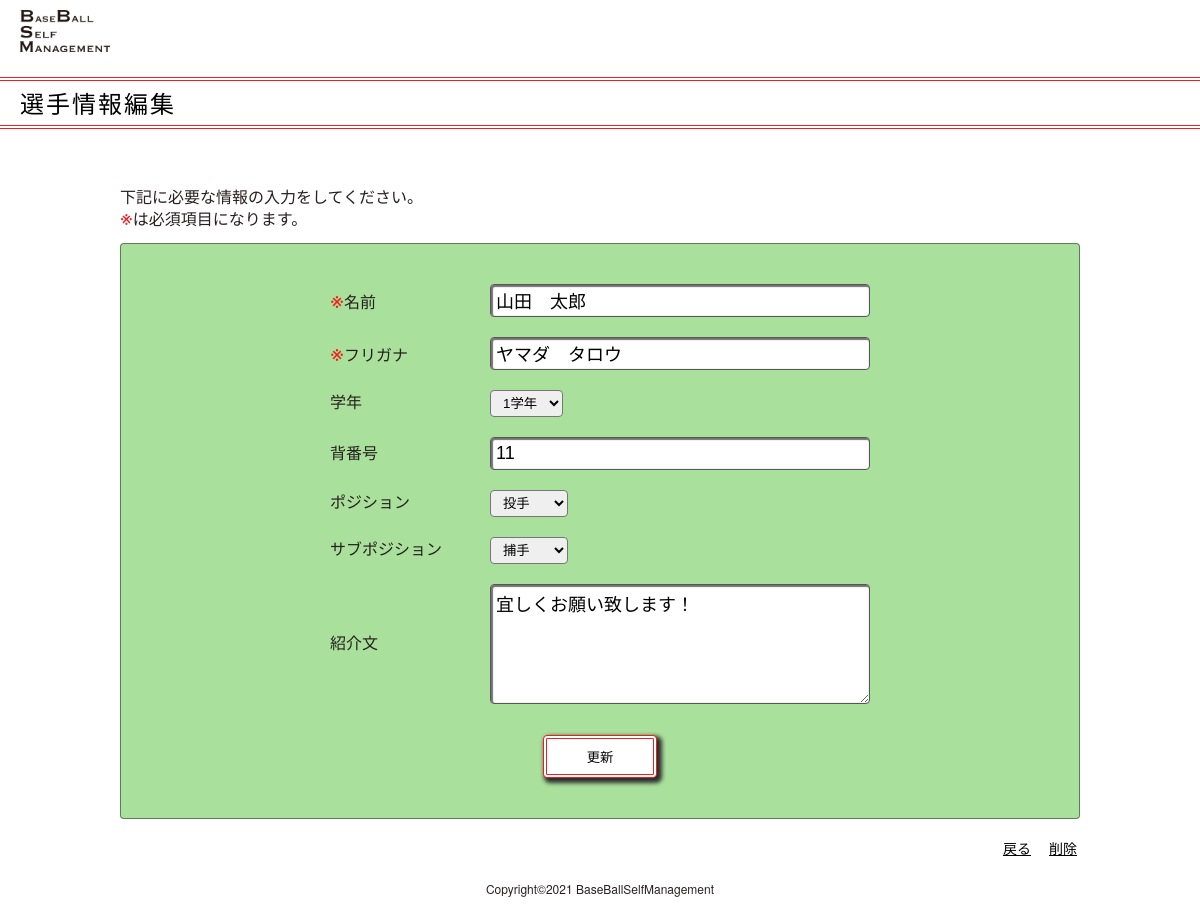
The app's page /pages/player/player_profile_edit.php?profile_edit=83 with its own data.
### tables this page shows
CREATE TABLE `player` (
  `id` int(32) NOT NULL,
  `user_id` int(11) DEFAULT NULL,
  `file_name` varchar(255) DEFAULT NULL,
  `file_path` varchar(255) DEFAULT NULL,
  `players_name` varchar(255) NOT NULL,
  `players_furigana` varchar(255) NOT NULL,
  `players_number` varchar(255) DEFAULT NULL,
  `school_year` varchar(255) NOT NULL,
  `position` varchar(255) DEFAULT NULL,
  `position_sub` varchar(255) DEFAULT NULL,
  `introduce` varchar(255) DEFAULT NULL,
  `insert_time` datetime NOT NULL DEFAULT CURRENT_TIMESTAMP,
  `update_time` datetime NOT NULL DEFAULT CURRENT_TIMESTAMP ON UPDATE CURRENT_TIMESTAMP
);

### model/DB.php (called while the page is built, shortened)
<?php
function connect() {
  $host = DB_HOST;
  $db   = DB_NAME;
  $user = DB_USER;
  $pass = DB_PASS;
  $dsn = "mysql:host=$host;dbname=$db;charaset=utf8";
  try {
    $pdo = new PDO($dsn, $user, $pass, [
      PDO::ATTR_ERRMODE => PDO::ERRMODE_EXCEPTION,
      PDO::ATTR_DEFAULT_FETCH_MODE => PDO::FETCH_ASSOC
    ]);
    return $pdo;
  } catch(PDOException $e) {
    echo "接続失敗です";
    exit ($e->getMessage());
  }
}

### model/Player.php (called while the page is built, shortened)
<?php
require_once('DB.php');
class Player
{
  public static function getPlayerProfile($id)
  {
    $sql = "SELECT * FROM player
    WHERE id = ?";
    $arr = [];
    $arr[] = $id;
    try {
      $stmt = connect()->prepare($sql);
      $stmt->execute($arr);
      $result_profile = $stmt->fetch();
      return $result_profile;
    } catch (\Exeception $e) {
      return false;
    }
  }
}

### model/function.php (called while the page is built, shortened)
<?php
 function h($str) {
   return htmlspecialchars($str, ENT_QUOTES, 'UTF-8');
 }
?>

### pages/player/player_profile_edit.php (the view, shortened to what this page needs)
<?php
require_once('../../model/Player.php');
require_once('../../model/function.php');
$result_profile = Player::getPlayerProfile($_GET['profile_edit']);
$edit_id = $_GET['profile_edit'];
?>
<!DOCTYPE html>
<html lang="ja">
<head>
  <link rel="stylesheet" href="../../assets/css/common/header.css" />
  <link rel="stylesheet" href="../../assets/css/common/footer.css" />
  <link rel="stylesheet" href="../../assets/css/common/title.css" />
  <link rel="stylesheet" href="../../assets/css/reset.css" />
  <link rel="stylesheet" href="../../assets/css/player/player_profile_edit.css" />
</head>
<body>
  <div class="wrapper">
    <?php $linkPath = "../main/main.php";
    require("../common/header.php"); ?>
    <div class="profileEdit">
      <?php $title = "選手情報編集";
      require("../common/title.php"); ?>
      <article class="profileEdit_container">
        <p class="profileEdit_carefull">
          下記に必要な情報の入力をしてください。<br />
          <span>※</span>は必須項目になります。
        </p>
        <form class="profileEdit_form" action="../player/player_profile_edit_complete.php" enctype="multipart/form-data" method="post">
          <table class="profileEdit_table">
            <tr class="profileEdit_tr">
              <th><span>※</span>名前</th>
              <td><input class="profileEdit_name profileEdit_input" type="text" name="players_name" placeholder="山田　太郎" value="<?php if (isset($result_profile['players_name'])) echo h($result_profile['players_name']); ?>" />
              </td>
            </tr>
            <tr class="profileEdit_tr">
              <th><span>※</span>フリガナ</th>
              <td><input class="profileEdit_furigana profileEdit_input" type="text" name="players_furigana" placeholder="ヤマダ　タロウ" value="<?php if (isset($result_profile['players_furigana'])) echo h($result_profile['players_furigana']); ?>" pattern="(?=.*?[\u30A1-\u30FC])[\u30A1-\u30FC\s]*" /></td>
            </tr>
            <tr class="profileEdit_tr">
              <th>学年</th>
              <td>
                <select class="profileEdit_schoolyear-select" name="school_year" id="">
                  <option value="<?php if (isset($result_profile['school_year'])) echo h($result_profile['school_year']); ?>">
                    <?php if (isset($result_profile['school_year'])) echo h($result_profile['school_year'] . "学年"); ?>
                  </option>
                </select>
              </td>
            </tr>
            <tr class="profileEdit_tr">
              <th>背番号</th>
              <td><input class="profileEdit_num profileEdit_input" type="text" name="players_number" placeholder="18 *半角数字のみ" value="<?php if (isset($result_profile['players_number'])) echo h($result_profile['players_number']); ?>" /></td>
            </tr>
            <tr class="profileEdit_tr">
              <th>ポジション</th>
              <td>
                <select class="profileEdit_position-select" name="position" id="">
                  <option value="<?php if (isset($result_profile['position'])) echo h($result_profile['position']); ?>">
                    <?php if (isset($result_profile['position'])) echo h($result_profile['position']); ?>
                  </option>
                </select>
              </td>
            </tr>
            <tr class="profileEdit_tr">
              <th>サブポジション</th>
              <td>
                <select class="profileEdit_position-select" name="position_sub" id="">
                  <option value="<?php if (isset($result_profile['position_sub'])) echo h($result_profile['position_sub']); ?>">
                    <?php if (isset($result_profile['position_sub'])) echo h($result_profile['position_sub']); ?>
                  </option>
                </select>
              </td>
            </tr>
            <tr class="profileEdit_tr">
              <th class="profileEdit_th_introduce">紹介文</th>
              <td>
                <textarea class="profileEdit_introduce" name="introduce" id="" cols="" rows=""><?php if (isset($result_profile['introduce'])) echo h($result_profile['introduce']); ?></textarea>
              </td>
            </tr>
          </table>
          <input class="profileEdit_submit" type="submit" value="更新" />
        </form>
        <div class="profileEdit_action">
          <a href="../player/player.php?id=<?= $edit_id; ?>" class="profileEdit_back">戻る</a>
          <a href="../player/player_delete.php?player_delete=<?= $edit_id ;?>" class="profileEdit_delete">削除</a>
        </div>
      </article>
    </div>
    <?php require("../common/footer.php"); ?>
  </div>
</body>
</html>

### assets/css/common/header.css (style rules this page uses)
.wrapper { min-height: 100vh; position: relative; padding-bottom: 33px; }

### assets/css/player/player_profile_edit.css (style rules this page uses)
.profileEdit { padding: 15px 0; }
.profileEdit_container { margin: 0 auto; width: 99%; }
.profileEdit_carefull { margin-bottom: 12px; }
.profileEdit_carefull > span { color: rgb(241, 28, 28); font-size: 1.4rem; }
.profileEdit_form { margin-bottom: 20px; padding: 30px 5px; background-color: rgba(40, 180, 9, 0.4); border-radius: 4px; border: 1px solid rgba(53, 53, 53, .6); }
.profileEdit_table { margin: 0 auto; }
.profileEdit_tr { display: block; margin-bottom: 15px; }
.profileEdit_tr:last-of-type { margin-bottom: 30px; }
.profileEdit_tr span { color: rgb(241, 28, 28); font-size: 1.4rem; }
.profileEdit_tr > th { font-size: 1.2rem; width: 70px; text-align: left; }
.profileEdit_input, .profileEdit_introduce { padding: 5px; border-radius: 4px; min-width: 200px; border: 1px solid rgb(88, 87, 87); box-shadow: 1px 1px 1px 1px rgb(117, 114, 114) inset; }
.profileEdit_schoolyear-select, .profileEdit_position-select { cursor: pointer; padding: 2px; border-radius: 4px; }
.profileEdit_th_introduce { vertical-align: middle; width: 100%; }
.profileEdit_introduce { min-height: 90px; }
.profileEdit_submit { display: block; margin: 0 auto; padding: 5px 30px; border-radius: 4px; background-color: rgb(255, 255, 255); border: 4px double rgb(241, 28, 28); box-shadow: 3px 3px 4px 2px rgb(44, 44, 44, 1); cursor: pointer; }
.profileEdit_action { display: flex; justify-content: flex-end; margin: 0 0 0 auto; }
.profileEdit_back, .profileEdit_delete { display: block; font-size: 1.4rem; padding: 2px 3px; text-align: center; text-decoration: underline; }
.profileEdit_back { margin-right: 12px; }
@media (min-width: 520px) { .profileEdit_container { margin: 0 auto; width: 95%; } }
@media (min-width: 520px) { .profileEdit_tr span { font-size: 2rem; } }
@media (min-width: 520px) { .profileEdit_tr > th { font-size: 1.4rem; font-family: sans-serif; width: 140px; } }
@media (min-width: 520px) { .profileEdit_input, .profileEdit_introduce { min-width: 250px; font-size: 1.4rem; } }
@media (min-width: 520px) { .profileEdit_introduce { min-height: 120px; } }
@media (min-width: 960px) { .profileEdit_container { margin: 0 auto; max-width: 960px; } }
@media (min-width: 960px) { .profileEdit_carefull { margin-bottom: 16px; font-size: 1.6rem; } }
@media (min-width: 960px) { .profileEdit_carefull > span { font-size: 2.2rem; } }
@media (min-width: 960px) { .profileEdit_form { padding: 40px 5px; } }
@media (min-width: 960px) { .profileEdit_tr { margin-bottom: 20px; } }
@media (min-width: 960px) { .profileEdit_tr span { font-size: 2.4rem; } }
@media (min-width: 960px) { .profileEdit_tr > th { font-size: 1.6rem; font-family: sans-serif; width: 160px; } }
@media (min-width: 960px) { .profileEdit_input, .profileEdit_introduce { min-width: 380px; font-size: 1.8rem; } }
@media (min-width: 960px) { .profileEdit_schoolyear-select, .profileEdit_position-select { padding: 4px 8px; } }
@media (min-width: 960px) { .profileEdit_introduce { min-height: 120px; } }
@media (min-width: 960px) { .profileEdit_submit { padding: 8px 40px; } }

### records on screen
player: players_name "山田 太郎", players_furigana "ヤマダ タロウ", school_year "1学年", players_number "11", position "投手", position_sub "捕手", introduce "宜しくお願い致します！"

### other values on screen
$title "選手情報編集"
